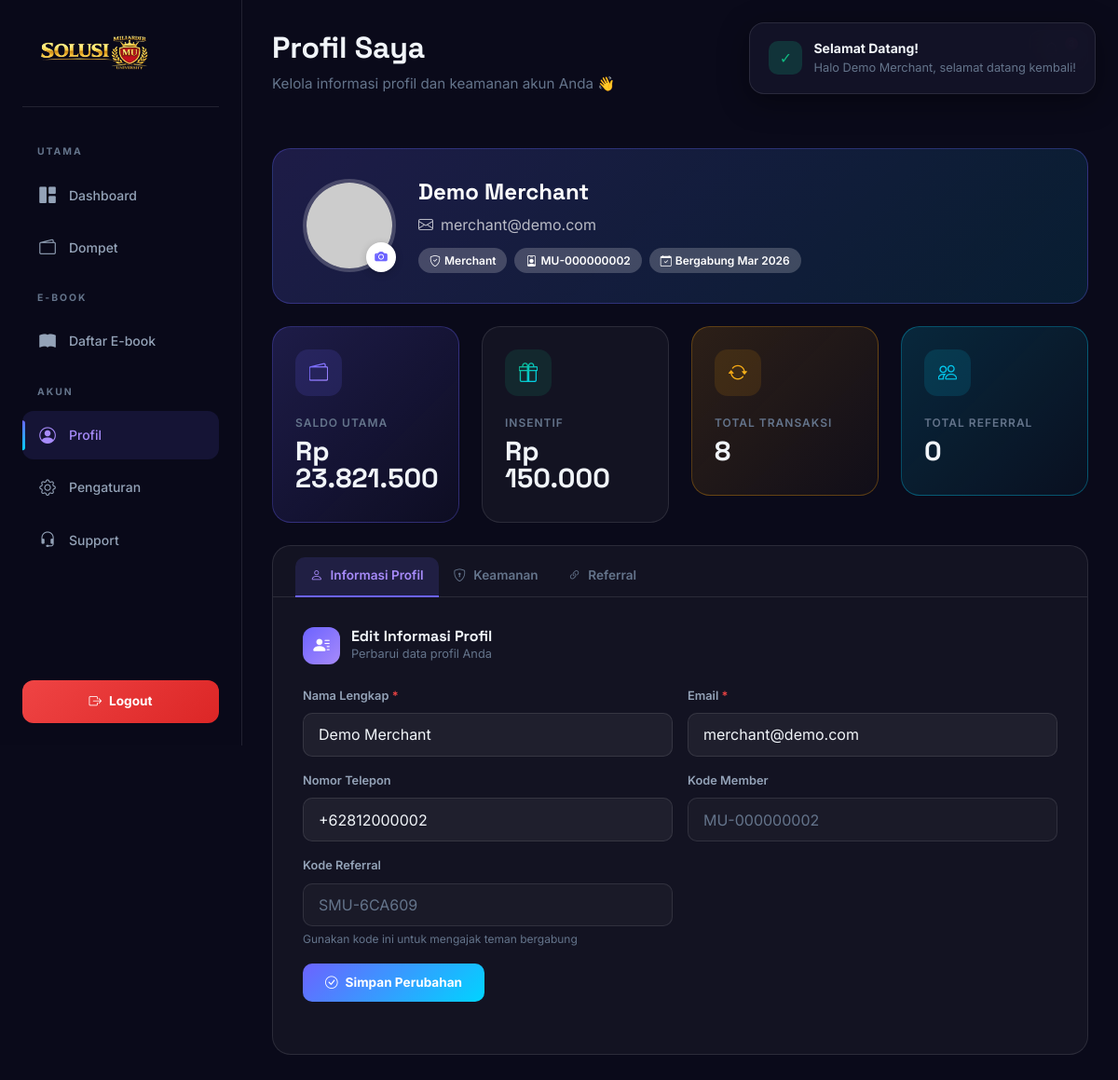
The app's page /profile.php (signed in) with its own data.
### tables this page shows
CREATE TABLE `users` (
  `id` int(10) UNSIGNED NOT NULL,
  `member_code` varchar(20) DEFAULT NULL,
  `referral_code` varchar(30) DEFAULT NULL,
  `referred_by` int(10) UNSIGNED DEFAULT NULL,
  `name` varchar(100) NOT NULL,
  `email` varchar(150) NOT NULL,
  `password` varchar(255) NOT NULL,
  `phone` varchar(20) DEFAULT NULL,
  `role` enum('superadmin','admin','merchant','customer') NOT NULL DEFAULT 'merchant',
  `plan` enum('starter','business','enterprise') NOT NULL DEFAULT 'starter',
  `status` enum('active','inactive','suspended') NOT NULL DEFAULT 'active',
  `avatar` varchar(10) DEFAULT NULL,
  `email_verified_at` datetime DEFAULT NULL,
  `created_at` datetime NOT NULL DEFAULT current_timestamp(),
  `updated_at` datetime NOT NULL DEFAULT current_timestamp() ON UPDATE current_timestamp()
);

CREATE TABLE `wallets` (
  `id` int(10) UNSIGNED NOT NULL,
  `user_id` int(10) UNSIGNED NOT NULL,
  `balance` decimal(15,2) NOT NULL DEFAULT 0.00,
  `locked` decimal(15,2) NOT NULL DEFAULT 0.00 COMMENT 'Pending/held amount',
  `total_in` decimal(15,2) NOT NULL DEFAULT 0.00,
  `total_out` decimal(15,2) NOT NULL DEFAULT 0.00,
  `created_at` datetime NOT NULL DEFAULT current_timestamp(),
  `updated_at` datetime NOT NULL DEFAULT current_timestamp() ON UPDATE current_timestamp()
);

CREATE TABLE `incentive_wallets` (
  `id` int(10) UNSIGNED NOT NULL,
  `user_id` int(10) UNSIGNED NOT NULL,
  `balance` decimal(15,2) NOT NULL DEFAULT 0.00,
  `locked` decimal(15,2) NOT NULL DEFAULT 0.00 COMMENT 'Held for pending withdrawal',
  `total_received` decimal(15,2) NOT NULL DEFAULT 0.00,
  `total_transferred` decimal(15,2) NOT NULL DEFAULT 0.00,
  `total_withdrawn` decimal(15,2) NOT NULL DEFAULT 0.00,
  `created_at` datetime NOT NULL DEFAULT current_timestamp(),
  `updated_at` datetime NOT NULL DEFAULT current_timestamp() ON UPDATE current_timestamp()
);

### includes/db.php (called while the page is built, shortened)
<?php
function getDB(): PDO {
    static $pdo = null;
    if ($pdo === null) {
        $dsn = sprintf(
            'mysql:host=%s;port=%s;dbname=%s;charset=%s',
            DB_HOST, DB_PORT, DB_NAME, DB_CHARSET
        );
        try {
            $pdo = new PDO($dsn, DB_USER, DB_PASS, [
                PDO::ATTR_ERRMODE            => PDO::ERRMODE_EXCEPTION,
                PDO::ATTR_DEFAULT_FETCH_MODE => PDO::FETCH_ASSOC,
                PDO::ATTR_EMULATE_PREPARES   => false,
            ]);
        } catch (PDOException $e) {
            http_response_code(503);
            die(renderDbError($e->getMessage()));
        }
    }
    return $pdo;
}
function dbFetchOne(string $sql, array $params = []): ?array {
    $stmt = getDB()->prepare($sql);
    $stmt->execute($params);
    $row = $stmt->fetch();
    return $row ?: null;
}
?>

### includes/config.php (called while the page is built, shortened)
<?php
require_once __DIR__ . '/db.php';
function isLoggedIn(): bool {
    return isset($_SESSION['user_id']);
}
function getCurrentUser(): ?array {
    static $user = null;
    if ($user === null) {
        $user = dbFetchOne(
            'SELECT id, name, email, phone, role, plan, status, avatar, member_code, referral_code FROM users WHERE id = ? AND status = "active"',
            [$_SESSION['user_id']]
        );
    }
    return $user;
}
function isAdmin(): bool {
    $user = getCurrentUser();
    return $user && in_array($user['role'], ['admin', 'superadmin']);
}
function isSuperAdmin(): bool {
    $user = getCurrentUser();
    return $user && $user['role'] === 'superadmin';
}
function getUserWallet(int $userId): ?array {
    return dbFetchOne('SELECT * FROM wallets WHERE user_id = ?', [$userId]);
}
?>

### profile.php (the view, shortened to what this page needs)
<?php
require_once __DIR__ . '/includes/config.php';
$user   = getCurrentUser();
$userId = (int)$_SESSION['user_id'];
$user = getCurrentUser();
$userStats = [
    'total_transactions' => (int)(dbFetchOne(
        'SELECT COUNT(*) AS cnt FROM transactions WHERE user_id = ? AND status = "success"',
        [$userId]
    )['cnt'] ?? 0),
    'total_amount' => (float)(dbFetchOne(
        'SELECT COALESCE(SUM(amount), 0) AS total FROM transactions WHERE user_id = ? AND status = "success"',
        [$userId]
    )['total'] ?? 0),
    'total_referrals' => (int)(dbFetchOne(
        'SELECT COUNT(*) AS cnt FROM referrals WHERE referrer_id = ?',
        [$userId]
    )['cnt'] ?? 0),
    'member_since' => $user['created_at'] ?? date('Y-m-d')
];
$wallet = getUserWallet($userId);
$incentiveWallet = dbFetchOne(
    'SELECT balance, locked, total_received FROM incentive_wallets WHERE user_id = ?',
    [$userId]
);
?>
<!DOCTYPE html>
<html lang="id">
<head>
  <link href="https://cdn.jsdelivr.net/npm/bootstrap@5.3.3/dist/css/bootstrap.min.css" rel="stylesheet"/>
  <link href="https://cdn.jsdelivr.net/npm/bootstrap-icons@1.11.3/font/bootstrap-icons.min.css" rel="stylesheet"/>
  <link href="css/style.css" rel="stylesheet"/>
</head>
<body>
<div class="toast-container" id="toastContainer"></div>
<?php
include __DIR__ . '/includes/sidebar.php';
?>
<main class="main-content">
  <?php include __DIR__ . '/includes/header.php'; ?>
  <div class="content-body">
    <div class="animate-on-scroll" style="background:linear-gradient(135deg,rgba(108,99,255,0.2),rgba(0,212,255,0.1));border:1px solid rgba(108,99,255,0.3);border-radius:20px;padding:2rem;margin-bottom:1.5rem;">
      <div style="display:flex;align-items:center;gap:1.5rem;flex-wrap:wrap;">
        <div style="position:relative;">
          <?php if (!empty($user['avatar']) && file_exists(__DIR__ . '/media/avatars/' . $user['avatar'])): ?>
            <img src="media/avatars/<?= htmlspecialchars($user['avatar']) ?>" alt="<?= htmlspecialchars($user['name']) ?>" style="width:100px;height:100px;border-radius:50%;object-fit:cover;border:4px solid rgba(255,255,255,0.2);">
          <?php else: ?>
            <img src="https://ui-avatars.com/api/?name=<?= urlencode($user['name']) ?>&background=4f46e5&color=fff&size=100" alt="<?= htmlspecialchars($user['name']) ?>" style="width:100px;height:100px;border-radius:50%;border:4px solid rgba(255,255,255,0.2);">
          <?php endif; ?>
          <button onclick="document.getElementById('avatarModalBtn').click()" style="position:absolute;bottom:0;right:0;width:32px;height:32px;border-radius:50%;background:#fff;border:none;display:flex;align-items:center;justify-content:center;cursor:pointer;box-shadow:0 2px 8px rgba(0,0,0,0.2);">
            <i class="bi bi-camera-fill" style="color:#6c63ff;font-size:0.85rem;"></i>
          </button>
        </div>
        <div style="flex:1;">
          <h3 style="font-size:1.5rem;font-weight:800;margin-bottom:0.5rem;color:#fff;"><?= htmlspecialchars($user['name']) ?></h3>
          <p style="margin-bottom:0.75rem;color:rgba(255,255,255,0.7);">
            <i class="bi bi-envelope me-2"></i><?= htmlspecialchars($user['email']) ?>
          </p>
          <div style="display:flex;gap:0.5rem;flex-wrap:wrap;">
            <span style="background:rgba(255,255,255,0.2);padding:4px 12px;border-radius:20px;font-size:0.75rem;font-weight:600;color:#fff;">
              <i class="bi bi-shield-check me-1"></i><?= ucfirst($user['role']) ?>
            </span>
            <?php if (!empty($user['member_code'])): ?>
            <span style="background:rgba(255,255,255,0.2);padding:4px 12px;border-radius:20px;font-size:0.75rem;font-weight:600;color:#fff;">
              <i class="bi bi-person-badge me-1"></i><?= htmlspecialchars($user['member_code']) ?>
            </span>
            <?php endif; ?>
            <span style="background:rgba(255,255,255,0.2);padding:4px 12px;border-radius:20px;font-size:0.75rem;font-weight:600;color:#fff;">
              <i class="bi bi-calendar-check me-1"></i>Bergabung <?= date('M Y', strtotime($userStats['member_since'])) ?>
            </span>
          </div>
        </div>
      </div>
    </div>
    <div class="row g-4 mb-4">
      <div class="col-sm-6 col-xl-3">
        <div class="stat-card animate-on-scroll" style="background:linear-gradient(135deg,rgba(108,99,255,0.2),rgba(108,99,255,0.04));border-color:rgba(108,99,255,0.3);">
          <div class="stat-card-icon" style="background:rgba(108,99,255,0.15);">
            <i class="bi bi-wallet2" style="background:linear-gradient(135deg,#6c63ff,#a78bfa);-webkit-background-clip:text;-webkit-text-fill-color:transparent;background-clip:text;"></i>
          </div>
          <div class="stat-card-label">Saldo Utama</div>
          <div class="stat-card-value">Rp <?= number_format($wallet['balance'], 0, ',', '.') ?></div>
        </div>
      </div>
      <div class="col-sm-6 col-xl-3">
        <div class="stat-card animate-on-scroll animate-delay-1">
          <div class="stat-card-icon" style="background:rgba(16,185,129,0.12);">
            <i class="bi bi-gift" style="background:linear-gradient(135deg,#10b981,#00d4ff);-webkit-background-clip:text;-webkit-text-fill-color:transparent;background-clip:text;"></i>
          </div>
          <div class="stat-card-label">Insentif</div>
          <div class="stat-card-value">Rp <?= number_format($incentiveWallet['balance'] ?? 0, 0, ',', '.') ?></div>
        </div>
      </div>
      <div class="col-sm-6 col-xl-3">
        <div class="stat-card animate-on-scroll animate-delay-2" style="background:linear-gradient(135deg,rgba(245,158,11,0.15),rgba(245,158,11,0.03));border-color:rgba(245,158,11,0.3);">
          <div class="stat-card-icon" style="background:rgba(245,158,11,0.12);">
            <i class="bi bi-arrow-repeat" style="background:linear-gradient(135deg,#f59e0b,#fbbf24);-webkit-background-clip:text;-webkit-text-fill-color:transparent;background-clip:text;"></i>
          </div>
          <div class="stat-card-label">Total Transaksi</div>
          <div class="stat-card-value"><?= number_format($userStats['total_transactions']) ?></div>
        </div>
      </div>
      <div class="col-sm-6 col-xl-3">
        <div class="stat-card animate-on-scroll animate-delay-3" style="background:linear-gradient(135deg,rgba(0,212,255,0.15),rgba(0,212,255,0.03));border-color:rgba(0,212,255,0.3);">
          <div class="stat-card-icon" style="background:rgba(0,212,255,0.12);">
            <i class="bi bi-people" style="background:linear-gradient(135deg,#00d4ff,#06b6d4);-webkit-background-clip:text;-webkit-text-fill-color:transparent;background-clip:text;"></i>
          </div>
          <div class="stat-card-label">Total Referral</div>
          <div class="stat-card-value"><?= number_format($userStats['total_referrals']) ?></div>
        </div>
      </div>
    </div>
    <div style="background:var(--bg-card);border:1px solid var(--border-glass);border-radius:20px;overflow:hidden;margin-bottom:1.5rem;">
      <ul class="nav nav-tabs" style="border-bottom:1px solid var(--border-glass);padding:0.75rem 1.5rem 0;background:transparent;">
        <li class="nav-item">
          <button class="nav-link active" id="info-tab" data-bs-toggle="tab" data-bs-target="#info" type="button" style="border:none;background:transparent;color:var(--text-muted);font-weight:600;font-size:0.85rem;padding:0.6rem 1rem;border-radius:10px 10px 0 0;">
            <i class="bi bi-person me-2"></i>Informasi Profil
          </button>
        </li>
        <li class="nav-item">
          <button class="nav-link" id="security-tab" data-bs-toggle="tab" data-bs-target="#security" type="button" style="border:none;background:transparent;color:var(--text-muted);font-weight:600;font-size:0.85rem;padding:0.6rem 1rem;border-radius:10px 10px 0 0;">
            <i class="bi bi-shield-lock me-2"></i>Keamanan
          </button>
        </li>
        <li class="nav-item">
          <button class="nav-link" id="referral-tab" data-bs-toggle="tab" data-bs-target="#referral" type="button" style="border:none;background:transparent;color:var(--text-muted);font-weight:600;font-size:0.85rem;padding:0.6rem 1rem;border-radius:10px 10px 0 0;">
            <i class="bi bi-link-45deg me-2"></i>Referral
          </button>
        </li>
      </ul>
      <div class="tab-content" style="padding:2rem;">
        <div class="tab-pane fade show active" id="info">
          <div style="margin-bottom:1.5rem;">
            <div style="display:flex;align-items:center;gap:0.75rem;margin-bottom:1.5rem;">
              <div style="width:40px;height:40px;border-radius:12px;background:linear-gradient(135deg,#6c63ff,#a78bfa);display:flex;align-items:center;justify-content:center;">
                <i class="bi bi-person-lines-fill" style="color:#fff;font-size:1.1rem;"></i>
              </div>
              <div>
                <h5 style="font-size:1rem;font-weight:700;margin:0;color:var(--text-primary);">Edit Informasi Profil</h5>
                <p style="font-size:0.8rem;color:var(--text-muted);margin:0;">Perbarui data profil Anda</p>
              </div>
            </div>
            <form method="POST" action="">
              <div class="row g-3">
                <div class="col-md-6">
                  <label style="font-size:0.8rem;font-weight:600;color:var(--text-secondary);margin-bottom:0.5rem;display:block;">Nama Lengkap <span style="color:var(--danger);">*</span></label>
                  <input type="text" class="form-control" name="name" value="<?= htmlspecialchars($user['name']) ?>" required style="background:rgba(255,255,255,0.05);border:1px solid var(--border-glass);color:var(--text-primary);border-radius:10px;padding:0.65rem 1rem;">
                </div>
                <div class="col-md-6">
                  <label style="font-size:0.8rem;font-weight:600;color:var(--text-secondary);margin-bottom:0.5rem;display:block;">Email <span style="color:var(--danger);">*</span></label>
                  <input type="email" class="form-control" name="email" value="<?= htmlspecialchars($user['email']) ?>" required style="background:rgba(255,255,255,0.05);border:1px solid var(--border-glass);color:var(--text-primary);border-radius:10px;padding:0.65rem 1rem;">
                </div>
                <div class="col-md-6">
                  <label style="font-size:0.8rem;font-weight:600;color:var(--text-secondary);margin-bottom:0.5rem;display:block;">Nomor Telepon</label>
                  <input type="text" class="form-control" name="phone" value="<?= htmlspecialchars($user['phone'] ?? '') ?>" placeholder="081234567890" style="background:rgba(255,255,255,0.05);border:1px solid var(--border-glass);color:var(--text-primary);border-radius:10px;padding:0.65rem 1rem;">
                </div>
                <div class="col-md-6">
                  <label style="font-size:0.8rem;font-weight:600;color:var(--text-secondary);margin-bottom:0.5rem;display:block;">Kode Member</label>
                  <input type="text" class="form-control" value="<?= htmlspecialchars($user['member_code'] ?? '-') ?>" disabled readonly style="background:rgba(255,255,255,0.03);border:1px solid var(--border-glass);color:var(--text-muted);border-radius:10px;padding:0.65rem 1rem;">
                </div>
                <div class="col-md-6">
                  <label style="font-size:0.8rem;font-weight:600;color:var(--text-secondary);margin-bottom:0.5rem;display:block;">Kode Referral</label>
                  <input type="text" class="form-control" value="<?= htmlspecialchars($user['referral_code'] ?? '-') ?>" disabled readonly style="background:rgba(255,255,255,0.03);border:1px solid var(--border-glass);color:var(--text-muted);border-radius:10px;padding:0.65rem 1rem;">
                  <small style="color:var(--text-muted);font-size:0.75rem;margin-top:0.25rem;display:block;">Gunakan kode ini untuk mengajak teman bergabung</small>
                </div>
                <div class="col-12">
                  <button type="submit" name="update_profile" class="btn btn-primary" style="background:linear-gradient(135deg,#6c63ff,#00d4ff);border:none;padding:0.65rem 1.5rem;border-radius:10px;font-weight:700;font-size:0.85rem;">
                    <i class="bi bi-check-circle me-2"></i>Simpan Perubahan
                  </button>
                </div>
              </div>
            </form>
          </div>
        </div>
      </div>
    </div>
  </div>
</main>
</body>
</html>

### records on screen
users: name "Demo Merchant", email "merchant@demo.com", role "Merchant", member_code "MU-000000002", phone "+62812000002", referral_code "SMU-6CA609"
wallets: balance "23.821.500"
incentive_wallets: balance "150.000"

### other values on screen
$pageTitle "Profil Saya"
$pageSubtitle "Kelola informasi profil dan keamanan akun Anda"
date('M Y', strtotime($userStats['member_since'])) "Mar 2026"
$userStats['total_transactions'] "8"
$userStats['total_referrals'] "0"
